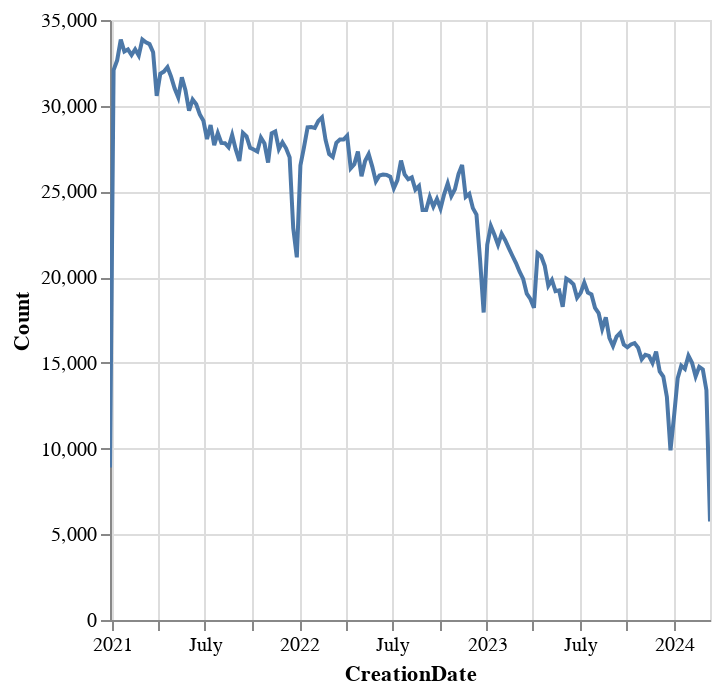

The code cell stored with this chart in its notebook:
### Code cell
df_so = pl.read_parquet("data/stackoverflow/stackoverflow_filtered_data1.parquet")

df_so_t = pl_grouping_wk(df_so)
df_so_t.plot.line(x="CreationDate", y="Count")

### Figure 1 — Vega-Lite specification as saved in the notebook (floating-point values rounded to 4 significant figures; data arrays with more than 128 entries replaced by an {"elided": "..."} marker saying what was removed)
{"config": {"view": {"continuousWidth": 300, "continuousHeight": 300}}, "data": {"name": "data-5f1330433c4ac02063585565da6cd6a2"}, "mark": {"type": "line", "tooltip": true}, "encoding": {"x": {"field": "CreationDate", "type": "temporal"}, "y": {"field": "Count", "type": "quantitative"}}, "params": [{"name": "param_5", "select": {"type": "interval", "encodings": ["x", "y"]}, "bind": "scales"}], "$schema": "https://vega.github.io/schema/vega-lite/v5.20.1.json", "datasets": {"data-5f1330433c4ac02063585565da6cd6a2": {"elided": "168 records"}}}
